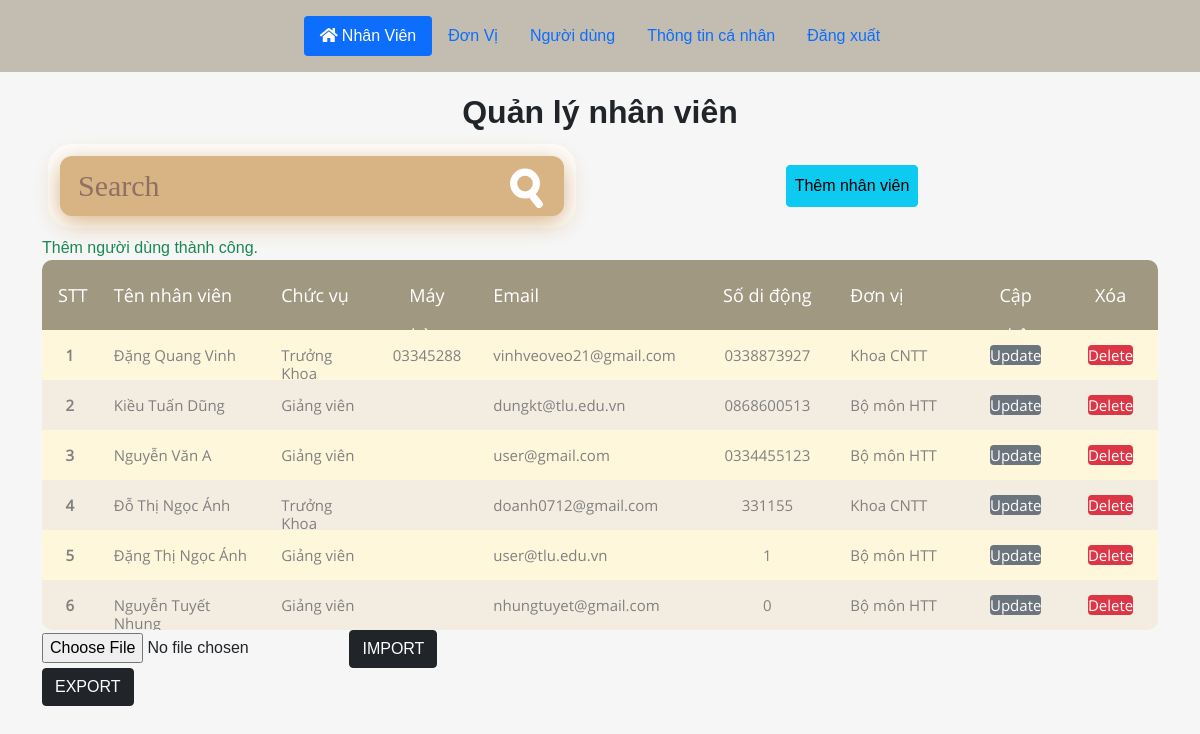
Screenshot of /admin/index.php (signed in) with the database file from the repository.
### tables this page shows
CREATE TABLE `db_nhanvien` (
  `tennv` varchar(100) NOT NULL,
  `chucvu` varchar(50) DEFAULT NULL,
  `mayban` varchar(13) DEFAULT NULL,
  `email` varchar(100) NOT NULL,
  `sodidong` varchar(10) NOT NULL,
  `madv` int(10) UNSIGNED NOT NULL,
  `manv` int(10) UNSIGNED NOT NULL
);

CREATE TABLE `donvi` (
  `MaDV` int(10) UNSIGNED NOT NULL,
  `TenDV` varchar(25) NOT NULL,
  `DiaChi` varchar(100) NOT NULL,
  `Email` varchar(255) DEFAULT NULL,
  `Website` varchar(100) DEFAULT NULL,
  `DienThoai` varchar(13) NOT NULL,
  `MaDV_Cha` int(10) UNSIGNED DEFAULT 0
);

### admin/index.php (the view, shortened to what this page needs)
<?php include("particals/header.php") ?>
<div class="container">
    <div class="row">
        <span class="text-center fs-2 text fw-bold mt-3">Quản lý nhân viên</span>
        <div class="col-12 flex-row d-flex justify-content-between">
            <div style="position: relative;height: 100px;width: 504px;">
                <div id="cover">
                    <form method="get" action="">
                        <div class="tb">
                        <div class="td"><input type="text" placeholder="Search"></div>
                        <div class="td" id="s-cover">
                            <button type="submit">
                            <div id="s-circle"></div>
                            <span></span>
                            </button>
                        </div>
                        </div>
                    </form>
                </div>
            </div>
            <div class="m-auto">
                <a href="<?php echo SITEURL; ?>admin/add-nhanvien.php?" class="btn btn-primary btn-info p-2">Thêm nhân viên</a>
            </div>
        </div>
        <div class="col-12">
            <?php
                    if(isset($_SESSION['add']))
                    {
                        echo $_SESSION['add'];
                    }
                ?>
            <div class="table100">
                <table>
                    <thead>
                        <tr class="table100-head bg-4">
                            <th scope="col" class="text-center" style="min-width:5%;max-width:5%">STT</th>
                            <th scope="col" class="text-start" style="min-width:15%;max-width:15%">Tên nhân viên</th>
                            <th scope="col" style="min-width:10%;max-width:10%">Chức vụ</th>
                            <th scope="col" style="min-width:9%;max-width:9%;text-align: center;">Máy bàn</th>
                            <th scope="col" style="min-width:20%;max-width:20%">Email</th>
                            <th scope="col" style="min-width:12%;max-width:12%;text-align: center">Số di động</th>
                            <th scope="col" style="min-width:12%;max-width:12%">Đơn vị</th>
                            <th scope="col" class="text-center">Cập nhật</th>
                            <th scope="col" class="text-center">Xóa</th>
                        </tr>
                    </thead>
                    <tbody >
                    <?php
                        $sql = "select manv, tennv, chucvu, mayban, db_nhanvien.email, sodidong, TenDV from db_nhanvien, donvi where db_nhanvien.madv = donvi.MaDV";
                        $result = mysqli_query($conn,$sql);
                        $i = 0;
                        if (mysqli_num_rows($result) > 0)
                        {
                            while($row = mysqli_fetch_assoc($result)){
                                $i++;
                                $manv = $row['manv'];
                                $tennv = $row['tennv'];
                                $chucvu = $row['chucvu'];
                                $mayban = $row['mayban'];
                                $email = $row['email'];
                                $sodidong = $row['sodidong'];
                                $TenDV = $row['TenDV'];
                    ?>
                        <tr class="bg-1">
                            <th scope="row" class="text-center" style="max-width:5%"> <?php echo $i; ?> </th>
                            <td class="text-start" style="min-width:15%;max-width:15%"> <?php echo $tennv; ?> </td>
                            <td style="min-width:10%;max-width:10%"> <?php echo $chucvu; ?> </td>
                            <td style="min-width:9%;max-width:9%;text-align: center;"> <?php echo $mayban; ?> </td>
                            <td style="min-width:20%;max-width:20%"> <?php echo $email; ?> </td>
                            <td style="min-width:12%;max-width:12%;text-align: center"> <?php echo $sodidong; ?> </td>
                            <td style="min-width:12%;max-width:12%"> <?php echo $TenDV; ?> </td>
                            <td class="text-center">
                                <a href="<?php echo SITEURL; ?>admin/update-nhanvien.php?id=<?php echo $manv; ?>"
                                    class="btn-secondary rounded" style="text-decoration: none">Update</a>
                            </td>
                            <td class="text-center">
                                <a href="<?php echo SITEURL; ?>admin/delete-nhanvien.php?id=<?php echo $manv; ?>"
                                    class="btn-danger rounded" style="text-decoration: none">Delete</a>
                            </td>
                        </tr>
                    <?php
                            }
                        }
                    ?>
                    </tbody>
                </table>
            </div>
        </div>
        <div>
            <form action="export_import.php" method="POST" enctype="multipart/form-data">
                <input type="file" name="file_import">
                <button class="btn btn-dark" type="submit" name="import">IMPORT</button>
            </form>
            <form action="export_import.php" method="POST" enctype="multipart/form-data">
                <button class="btn btn-dark" type="submit" name="export">EXPORT</button>
            </form>
        </div>
    </div>
</div>
<?php include("../particals-front/footer.php") ?>

### admin/css/main_.css (style rules this page uses)
* { margin: 0px; padding: 0px; box-sizing: border-box; }
body, html { height: 100%; font-family: sans-serif; }
.bg-1 { background-color: #FEF7DC; }
.bg-4 { background-color: #A19882; }
table { border-spacing: 1; border-collapse: collapse; background: white; border-radius: 10px; overflow: hidden; width: 100%; margin: 0 auto; position: relative; display: block; empty-cells: show; }
table * { position: relative; }
table td, table th { padding-left: 8px; }
table thead { display: block; background-color: #f1f1f1; position:relative; width:100%; }
table thead tr { height: 70px; background: #36304a; display:flex; width: 100%; }
table tbody { position:relative; width:100%; overflow-y:scroll; max-height: 40vh; display: block; }
table tbody tr { height: 50px; display:flex; width: 100%; }
table tbody tr:last-child { border: 0; }
table td, table th { text-align: left; flex-basis:100%; flex-grow:2; display: block; padding: 1rem; }
.table100-head th { font-family: OpenSans-Regular; font-size: 18px; color: #fff; line-height: 2.2; font-weight: unset; }
tbody tr:nth-child(even) { background-color: #E6DDC688; }
tbody tr { font-family: OpenSans-Regular; font-size: 15px; color: #808080; line-height: 1.2; font-weight: unset; }

### admin/css/search.css (style rules this page uses)
.tb { display: table; width: 100%; }
.td { display: table-cell; vertical-align: middle; }
#cover input, #cover button { color: #fff; font-family: Nunito; padding: 0; margin: 0; border: 0; background-color: transparent; }
#cover { position: absolute; left: -150px; margin: auto; width: 840px; padding: 30px; background-color: #D8B384; border-radius: 20px; box-shadow: 0 10px 40px #D8B384, 0 0 0 20px #ffffffeb; transform: scale(0.6); }
#cover input { outline: 0; }
#cover form { height: 40px; }
#cover input[type="text"] { width: 100%; height: 40px; font-size: 50px; line-height: 1; }
#cover input[type="text"]::placeholder { color: #5E454B99; }
#s-cover { width: 1px; padding-left: 35px; }
#cover button { position: relative; display: block; width: 60px; height: 40px; cursor: pointer; }
#s-circle { position: relative; top: -11px; left: 0; width: 50px; height: 50px; margin-top: 0; border: 12px solid #fff; background-color: transparent; border-radius: 50%; transition: 0.5s ease all; }
#cover button span { position: absolute; top: 27px; left: 17px; display: block; width: 45px; height: 15px; background-color: transparent; border-radius: 10px; transform: rotateZ(52deg); transition: 0.5s ease all; }
#cover button span:before, #cover button span:after { content: ''; position: absolute; bottom: 0; right: 0; width: 28px; height: 12px; background-color: #fff; border-radius: 10px; transform: rotateZ(0); transition: 0.5s ease all; }

### rows the page displays
db_nhanvien: tennv "Đặng Quang Vinh", chucvu "Trưởng Khoa", mayban "03345288", email "vinhveoveo21@gmail.com", sodidong "0338873927", donvi.TenDV "Khoa CNTT"
db_nhanvien: tennv "Kiều Tuấn Dũng", chucvu "Giảng viên", email "dungkt@tlu.edu.vn", sodidong "0868600513", donvi.TenDV "Bộ môn HTT"
db_nhanvien: tennv "Nguyễn Văn A", chucvu "Giảng viên", email "user@gmail.com", sodidong "0334455123", donvi.TenDV "Bộ môn HTT"
db_nhanvien: tennv "Đỗ Thị Ngọc Ánh", chucvu "Trưởng Khoa", email "doanh0712@gmail.com", sodidong "331155", donvi.TenDV "Khoa CNTT"
db_nhanvien: tennv "Đặng Thị Ngọc Ánh", chucvu "Giảng viên", email "user@tlu.edu.vn", sodidong "1", donvi.TenDV "Bộ môn HTT"
db_nhanvien: tennv "Nguyễn Tuyết Nhung", chucvu "Giảng viên", email "nhungtuyet@gmail.com", sodidong "0", donvi.TenDV "Bộ môn HTT"

### other values shown
$_SESSION['add'] "Thêm người dùng thành công."
